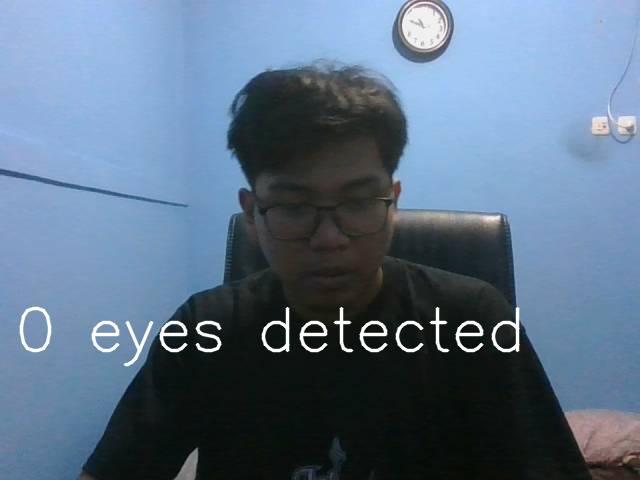
#> input picture Eyes Detection/detect.png, 640 x 480 px
$ python thing.py
#> lines starting #> are read from the running program, lines starting #| are printed output that depends on the picture; after the words box and inside, x2 and y2 are one past the last pixel; in counts of white or black regions, pixels touching at a corner belong together
import cv2
import numpy as np
import tkinter as tk
from tkinter.filedialog import *

window = tk.Tk()
window.title("Border Extraction")
window.geometry("800x600")
label = tk.Label(window, text="Choose An Image").grid(row=0, column=0)

photo = askopenfilename()
#> the answer given: ../Eyes Detection/detect.png
img = cv2.imread(photo)
#> img is the input picture: shape (480, 640, 3); mean B, G, R 134.7, 112.9, 92.2
n, l, m = img.shape
#> n = 480; l = 640; m = 3
size = (n, l)
#> size = (480, 640)
gray = cv2.cvtColor(img, cv2.COLOR_BGR2GRAY)
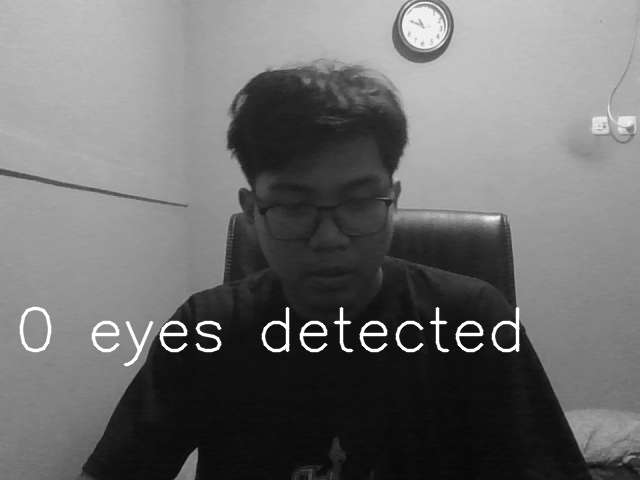
#> gray: shape (480, 640); min 7, max 255, mean 109.2

thresold_value = 20
ret, thresh = cv2.threshold(gray, thresold_value, 255, 0)
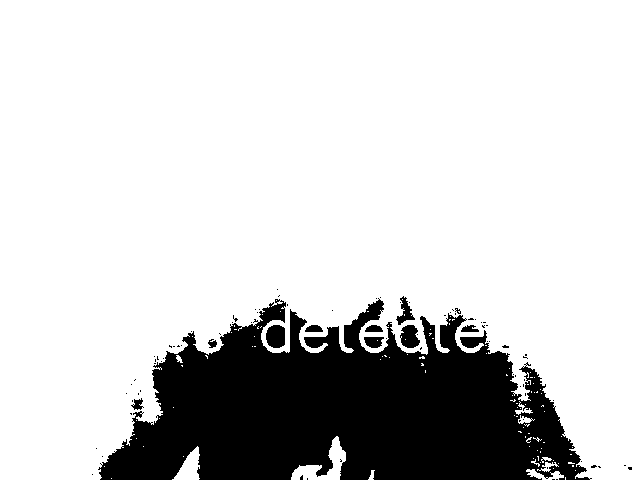
#> thresh: shape (480, 640); 81.4% white; 85 black regions (75 under 20 px), largest, box (x1, y1, x2, y2) and area: (98, 298, 592, 480) 55476, (266, 325, 285, 348) 375, (400, 325, 420, 348) 337
#> ret = 20

kernel = np.ones((5, 5), np.uint8)
dilated = cv2.dilate(thresh, kernel, iterations=100)
#> dilated: shape (480, 640); every value is 255
eroded = cv2.erode(thresh, kernel, iterations=10)
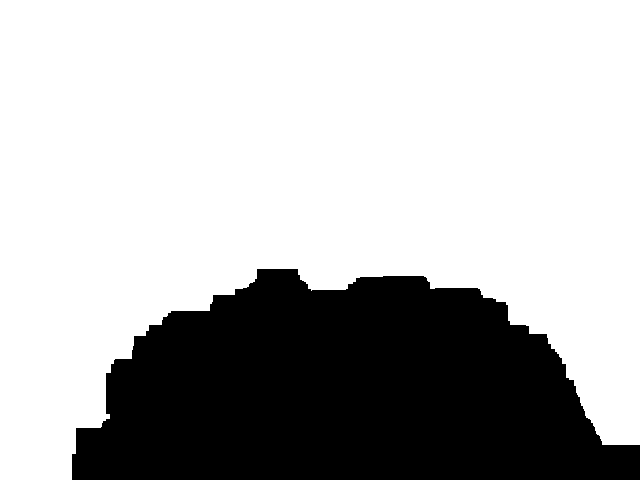
#> eroded: shape (480, 640); 71.4% white; 1 black region, box (x1, y1, x2, y2) and area: (72, 269, 640, 480) 87862

bordered = dilated - eroded
bordered = cv2.resize(bordered, size)
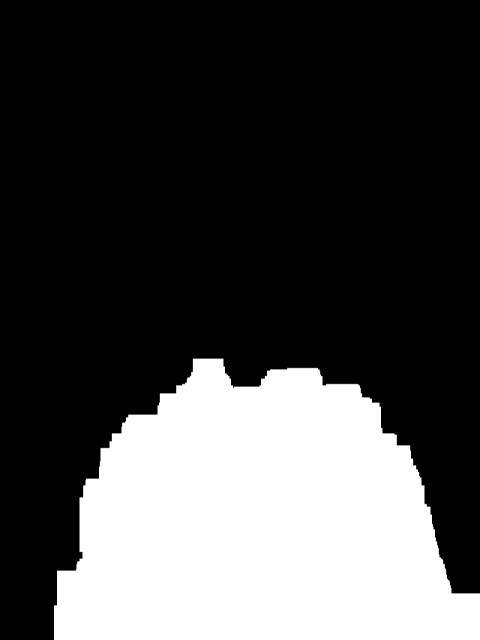
#> bordered: shape (640, 480); min 0, max 255, mean 72.9
cv2.imshow("Border / Outline ", bordered)
cv2.imwrite("Output.png", bordered)
cv2.waitKey(0)
cv2.destroyAllWindows()

window.mainloop()
